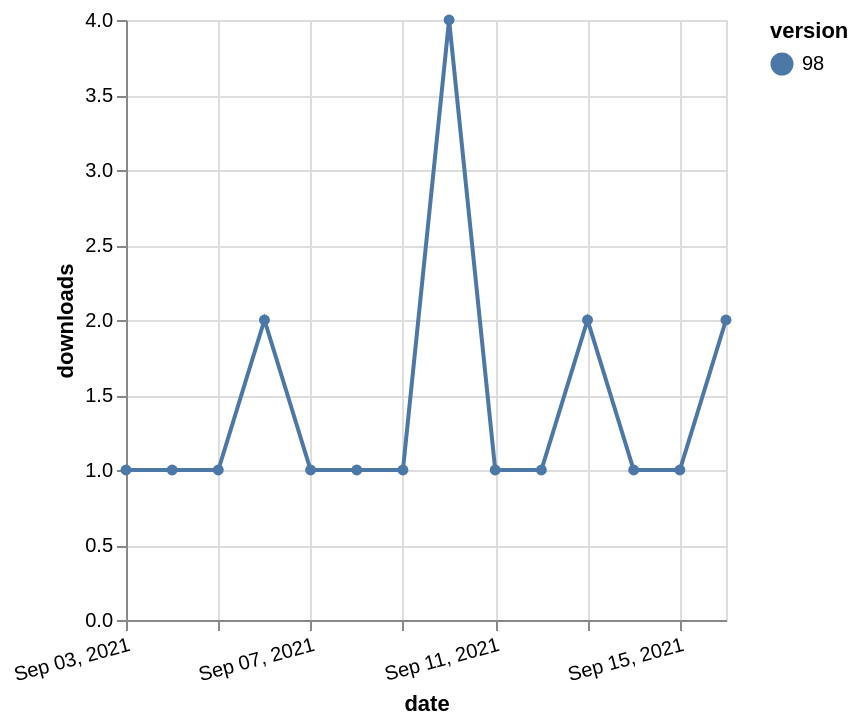

Vega-Lite specification for this chart:
### Vega-Lite specification from a JSON file in a GitHub repository (floating-point values rounded to 4 significant figures)
{"$schema": "https://vega.github.io/schema/vega-lite/v5.json", "description": "A simple bar chart with embedded data.", "data": {"values": [{"date": "2021-09-03", "total": 300, "delta": 1, "version": "98"}, {"date": "2021-09-04", "total": 301, "delta": 1, "version": "98"}, {"date": "2021-09-05", "total": 302, "delta": 1, "version": "98"}, {"date": "2021-09-06", "total": 304, "delta": 2, "version": "98"}, {"date": "2021-09-07", "total": 305, "delta": 1, "version": "98"}, {"date": "2021-09-08", "total": 306, "delta": 1, "version": "98"}, {"date": "2021-09-09", "total": 307, "delta": 1, "version": "98"}, {"date": "2021-09-10", "total": 311, "delta": 4, "version": "98"}, {"date": "2021-09-11", "total": 312, "delta": 1, "version": "98"}, {"date": "2021-09-12", "total": 313, "delta": 1, "version": "98"}, {"date": "2021-09-13", "total": 315, "delta": 2, "version": "98"}, {"date": "2021-09-14", "total": 316, "delta": 1, "version": "98"}, {"date": "2021-09-15", "total": 317, "delta": 1, "version": "98"}, {"date": "2021-09-16", "total": 319, "delta": 2, "version": "98"}]}, "width": "container", "mark": {"type": "line", "point": {"filled": true}}, "encoding": {"x": {"field": "date", "type": "temporal", "timeUnit": "yearmonthdate", "title": "date", "axis": {"labelAngle": -15}}, "y": {"field": "delta", "type": "quantitative", "title": "downloads"}, "color": {"field": "version", "type": "nominal"}, "tooltip": {"field": "delta"}}}
